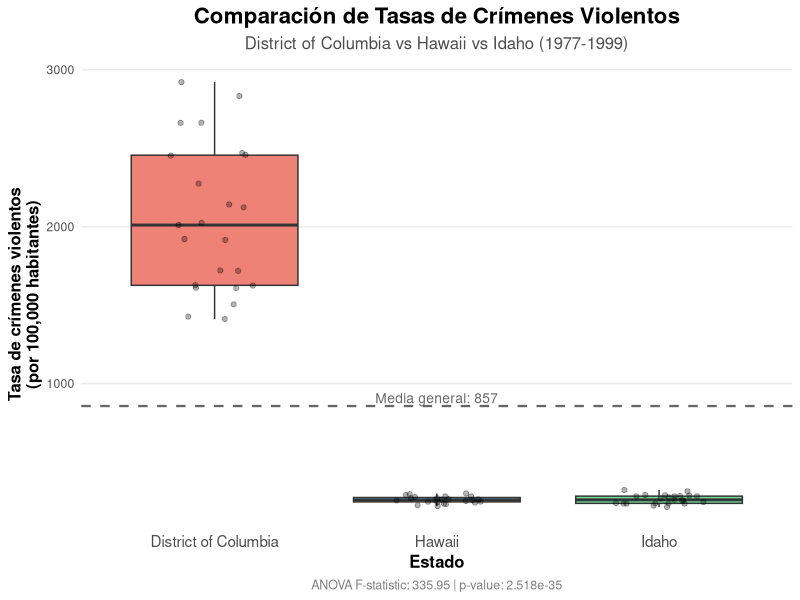
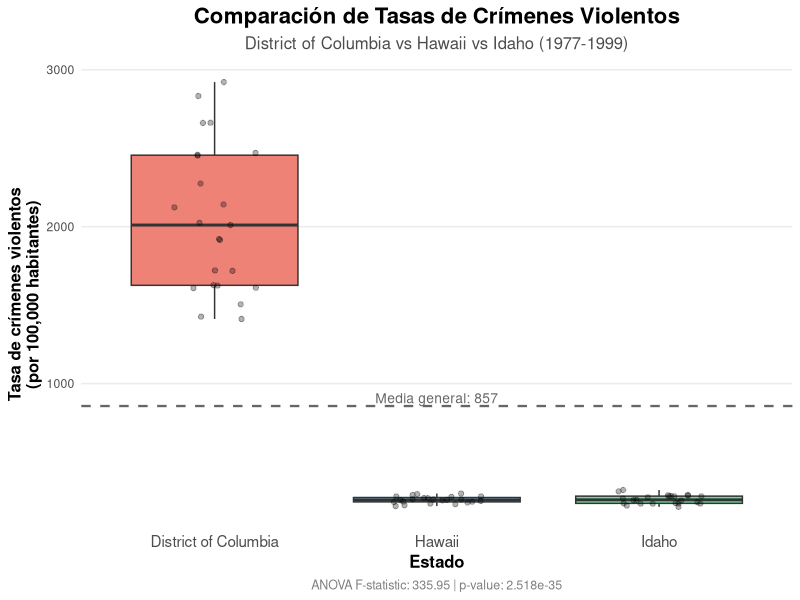

Here is the R script that generated these plots, in order:
# =============================================================================
# ANÁLISIS DE CRIMINALIDAD EN ESTADOS UNIDOS
# Ejercicio: Comparación de Crímenes Violentos entre Estados
# =============================================================================

# Cargar librerías necesarias
library(dplyr)      # Para manipulación de datos
library(ggplot2)    # Para visualización

# =============================================================================
# PASO 1: Leer el archivo crimeUS.csv
# =============================================================================

# Leer el archivo CSV con los datos de criminalidad en 50 estados de USA
# header = TRUE: la primera fila contiene los nombres de columnas
# stringsAsFactors = FALSE: no convertir texto a factores automáticamente
crime_data <- read.csv('crimeUS.csv', 
                       header = TRUE, 
                       stringsAsFactors = FALSE)

cat("\n=== PASO 1: CARGA DE DATOS ===\n")
cat("Dataset cargado exitosamente\n")
cat("Dimensiones:", nrow(crime_data), "filas x", ncol(crime_data), "columnas\n\n")

# Verificar las primeras filas del dataset
cat("Primeras filas del dataset:\n")
head(crime_data, 10)

# Ver estructura del dataset
cat("\nEstructura del dataset:\n")
str(crime_data)

# Verificar columnas relevantes para el ejercicio
cat("\nColumnas clave para el análisis:\n")
cat("- violent: número absoluto de crímenes violentos\n")
cat("- population: población del estado\n")
cat("- state: nombre del estado\n")
cat("- year: año de observación\n\n")


# =============================================================================
# PASO 2: Transformar crímenes violentos a tasa por 100,000 habitantes
# =============================================================================

cat("\n=== PASO 2: CÁLCULO DE TASA DE CRÍMENES VIOLENTOS ===\n\n")

# FÓRMULA: Tasa = (Número de crímenes / Población) * 100,000
# Esto permite comparar estados con diferentes tamaños de población
# de manera justa y estandarizada

# Crear nueva columna con la tasa de crímenes violentos por 100,000 habitantes
crime_data <- crime_data %>%
  mutate(
    violent_rate = (violent / population) * 100000
  )

cat("✓ Nueva columna 'violent_rate' creada exitosamente\n\n")

# Verificar los primeros registros con la nueva columna
cat("Ejemplo de tasas de crímenes violentos (por 100,000 hab):\n")
crime_data %>%
  select(state, year, violent, population, violent_rate) %>%
  head(10) %>%
  print()

# Estadísticas descriptivas de la tasa de criminalidad
cat("\n\nEstadísticas descriptivas de la tasa de crímenes violentos:\n")
cat("================================================\n")
cat("Mínimo:", round(min(crime_data$violent_rate, na.rm = TRUE), 2), "\n")
cat("Media:", round(mean(crime_data$violent_rate, na.rm = TRUE), 2), "\n")
cat("Mediana:", round(median(crime_data$violent_rate, na.rm = TRUE), 2), "\n")
cat("Máximo:", round(max(crime_data$violent_rate, na.rm = TRUE), 2), "\n")
cat("Desviación estándar:", round(sd(crime_data$violent_rate, na.rm = TRUE), 2), "\n\n")


# =============================================================================
# PASO 3: ANOVA - Comparar Alaska, Georgia y Missouri
# =============================================================================

cat("\n=== PASO 3: ANÁLISIS ANOVA - Alaska vs Georgia vs Missouri ===\n\n")

# Filtrar datos solo para los tres estados de interés
# %in% verifica si un valor está en un vector dado
estados_grupo1 <- c("Alaska", "Georgia", "Missouri")

datos_grupo1 <- crime_data %>%
  filter(state %in% estados_grupo1)

cat("Número de observaciones por estado:\n")
table(datos_grupo1$state)
cat("\n")

# Calcular estadísticas descriptivas por estado
cat("Estadísticas descriptivas por estado:\n")
cat("=====================================\n\n")

estadisticas_grupo1 <- datos_grupo1 %>%
  group_by(state) %>%
  summarise(
    n = n(),                                    # Número de observaciones
    media = mean(violent_rate, na.rm = TRUE),  # Media
    mediana = median(violent_rate, na.rm = TRUE),  # Mediana
    sd = sd(violent_rate, na.rm = TRUE),       # Desviación estándar
    min = min(violent_rate, na.rm = TRUE),     # Mínimo
    max = max(violent_rate, na.rm = TRUE),     # Máximo
    .groups = 'drop'
  )

print(estadisticas_grupo1, width = Inf)

# -----------------------------------------------
# Realizar prueba ANOVA de una vía
# -----------------------------------------------

cat("\n\nPRUEBA ANOVA DE UNA VÍA\n")
cat("========================\n\n")

# ANOVA (Analysis of Variance) compara las medias de tres o más grupos
# H0 (hipótesis nula): Las medias de los tres estados son iguales
# H1 (hipótesis alternativa): Al menos una media es diferente

# Realizar ANOVA
# aov(): función para ANOVA
# Formula: variable_respuesta ~ variable_agrupadora
anova_resultado1 <- aov(violent_rate ~ state, data = datos_grupo1)

# Obtener resumen del ANOVA
summary_anova1 <- summary(anova_resultado1)
print(summary_anova1)

# Extraer estadísticos clave
F_statistic <- summary_anova1[[1]][["F value"]][1]
p_value <- summary_anova1[[1]][["Pr(>F)"]][1]

cat("\n\nRESULTADOS CLAVE:\n")
cat("=================\n")
cat("Estadístico F:", round(F_statistic, 4), "\n")
cat("Valor p (p-value):", format(p_value, scientific = FALSE, digits = 6), "\n\n")

# Interpretación del resultado
alpha <- 0.05  # Nivel de significancia estándar

cat("INTERPRETACIÓN (nivel de significancia α = 0.05):\n")
cat("==================================================\n\n")

if(p_value < alpha) {
  cat("✓ p-value < 0.05: RECHAZAMOS la hipótesis nula\n")
  cat("  → Existe una diferencia SIGNIFICATIVA entre las medias\n")
  cat("  → Las tasas de criminalidad violenta NO son iguales entre\n")
  cat("    Alaska, Georgia y Missouri\n")
  cat("  → Los estados tienen niveles de criminalidad estadísticamente diferentes\n\n")
  cat("CONCLUSIÓN: Los resultados SON significativos\n")
} else {
  cat("✗ p-value ≥ 0.05: NO RECHAZAMOS la hipótesis nula\n")
  cat("  → NO hay evidencia suficiente de diferencias significativas\n")
  cat("  → Las tasas de criminalidad violenta son similares entre\n")
  cat("    Alaska, Georgia y Missouri\n\n")
  cat("CONCLUSIÓN: Los resultados NO son significativos\n")
}

# -----------------------------------------------
# Pruebas post-hoc (si hay diferencias significativas)
# -----------------------------------------------

if(p_value < alpha) {
  cat("\n\nPRUEBAS POST-HOC (Comparaciones múltiples de Tukey)\n")
  cat("===================================================\n\n")
  
  # TukeyHSD: prueba de Tukey para comparaciones múltiples
  # Compara todos los pares de estados para ver cuáles son diferentes
  tukey_result1 <- TukeyHSD(anova_resultado1)
  print(tukey_result1)
  
  cat("\nInterpretación de Tukey HSD:\n")
  cat("- 'p adj' < 0.05: diferencia significativa entre ese par de estados\n")
  cat("- 'diff': diferencia entre las medias de los dos estados\n")
  cat("- 'lwr' y 'upr': límites del intervalo de confianza del 95%\n\n")
}


# =============================================================================
# PASO 4: Comparación y Boxplot - District of Columbia, Hawaii e Idaho
# =============================================================================

cat("\n\n=== PASO 4: ANÁLISIS - District of Columbia vs Hawaii vs Idaho ===\n\n")

# Filtrar datos para los tres estados del segundo grupo
estados_grupo2 <- c("District of Columbia", "Hawaii", "Idaho")

datos_grupo2 <- crime_data %>%
  filter(state %in% estados_grupo2)

cat("Número de observaciones por estado:\n")
table(datos_grupo2$state)
cat("\n")

# Calcular estadísticas descriptivas por estado
cat("Estadísticas descriptivas por estado:\n")
cat("=====================================\n\n")

estadisticas_grupo2 <- datos_grupo2 %>%
  group_by(state) %>%
  summarise(
    n = n(),
    media = mean(violent_rate, na.rm = TRUE),
    mediana = median(violent_rate, na.rm = TRUE),
    sd = sd(violent_rate, na.rm = TRUE),
    min = min(violent_rate, na.rm = TRUE),
    max = max(violent_rate, na.rm = TRUE),
    .groups = 'drop'
  )

print(estadisticas_grupo2, width = Inf)

# -----------------------------------------------
# Realizar prueba ANOVA
# -----------------------------------------------

cat("\n\nPRUEBA ANOVA DE UNA VÍA\n")
cat("========================\n\n")

anova_resultado2 <- aov(violent_rate ~ state, data = datos_grupo2)
summary_anova2 <- summary(anova_resultado2)
print(summary_anova2)

# Extraer estadísticos
F_statistic2 <- summary_anova2[[1]][["F value"]][1]
p_value2 <- summary_anova2[[1]][["Pr(>F)"]][1]

cat("\n\nRESULTADOS CLAVE:\n")
cat("=================\n")
cat("Estadístico F:", round(F_statistic2, 4), "\n")
cat("Valor p (p-value):", format(p_value2, scientific = FALSE, digits = 6), "\n\n")

# Interpretación
cat("INTERPRETACIÓN (nivel de significancia α = 0.05):\n")
cat("==================================================\n\n")

if(p_value2 < alpha) {
  cat("✓ p-value < 0.05: RECHAZAMOS la hipótesis nula\n")
  cat("  → Existe una diferencia SIGNIFICATIVA entre las medias\n")
  cat("  → Las tasas de criminalidad violenta NO son iguales entre\n")
  cat("    District of Columbia, Hawaii e Idaho\n\n")
  cat("CONCLUSIÓN: Los resultados SON significativos\n")
} else {
  cat("✗ p-value ≥ 0.05: NO RECHAZAMOS la hipótesis nula\n")
  cat("  → NO hay evidencia suficiente de diferencias significativas\n")
  cat("  → Las tasas de criminalidad violenta son similares entre\n")
  cat("    los tres estados\n\n")
  cat("CONCLUSIÓN: Los resultados NO son significativos\n")
}

# Pruebas post-hoc si hay diferencias
if(p_value2 < alpha) {
  cat("\n\nPRUEBAS POST-HOC (Comparaciones múltiples de Tukey)\n")
  cat("===================================================\n\n")
  
  tukey_result2 <- TukeyHSD(anova_resultado2)
  print(tukey_result2)
}

# -----------------------------------------------
# CREAR BOXPLOT para visualizar diferencias
# -----------------------------------------------

cat("\n\nGENERANDO BOXPLOT...\n")
cat("====================\n\n")

# Convertir state a factor con orden específico para mejor visualización
datos_grupo2$state <- factor(datos_grupo2$state, 
                              levels = c("District of Columbia", "Hawaii", "Idaho"))

# Crear boxplot con ggplot2
# Boxplot muestra:
# - Mediana (línea central)
# - Cuartiles Q1 y Q3 (caja)
# - Rango intercuartílico
# - Valores atípicos (puntos fuera de los bigotes)

boxplot_grupo2 <- ggplot(datos_grupo2, aes(x = state, y = violent_rate, fill = state)) +
  # geom_boxplot: crear el diagrama de caja
  geom_boxplot(alpha = 0.7, outlier.colour = "red", outlier.shape = 16, outlier.size = 3) +
  
  # geom_jitter: agregar puntos individuales con dispersión aleatoria
  geom_jitter(width = 0.2, alpha = 0.3, size = 1.5) +
  
  # Paleta de colores personalizada
  scale_fill_manual(values = c("District of Columbia" = "#E74C3C", 
                                "Hawaii" = "#3498DB", 
                                "Idaho" = "#2ECC71")) +
  
  # Etiquetas y títulos
  labs(
    title = "Comparación de Tasas de Crímenes Violentos",
    subtitle = "District of Columbia vs Hawaii vs Idaho (1977-1999)",
    x = "Estado",
    y = "Tasa de crímenes violentos\n(por 100,000 habitantes)",
    caption = paste0("ANOVA F-statistic: ", round(F_statistic2, 2), 
                     " | p-value: ", format(p_value2, digits = 4))
  ) +
  
  # Tema y estilo
  theme_minimal() +
  theme(
    plot.title = element_text(hjust = 0.5, face = "bold", size = 16),
    plot.subtitle = element_text(hjust = 0.5, size = 12, color = "gray30"),
    axis.text.x = element_text(angle = 0, hjust = 0.5, size = 11),
    axis.title = element_text(size = 12, face = "bold"),
    legend.position = "none",  # Ocultar leyenda (redundante con eje x)
    panel.grid.major.x = element_blank(),
    panel.grid.minor = element_blank(),
    plot.caption = element_text(hjust = 0.5, color = "gray50", size = 9)
  ) +
  
  # Agregar línea horizontal con la media general
  geom_hline(yintercept = mean(datos_grupo2$violent_rate, na.rm = TRUE), 
             linetype = "dashed", color = "gray40", size = 0.8) +
  
  # Agregar anotación con la media
  annotate("text", x = 2, y = mean(datos_grupo2$violent_rate, na.rm = TRUE) + 50,
           label = paste("Media general:", round(mean(datos_grupo2$violent_rate), 1)),
           color = "gray40", size = 3.5)

# Mostrar el gráfico
print(boxplot_grupo2)

# Guardar el gráfico en alta resolución
ggsave(filename = "boxplot_crimenes_violentos.png", 
       plot = boxplot_grupo2,
       width = 10, 
       height = 7, 
       units = "in", 
       dpi = 300)

cat("✓ Boxplot guardado como 'boxplot_crimenes_violentos.png'\n\n")


# =============================================================================
# RESUMEN COMPARATIVO FINAL
# =============================================================================

cat("\n\n=== RESUMEN COMPARATIVO FINAL ===\n")
cat("==================================\n\n")

# Crear tabla comparativa
tabla_comparativa <- data.frame(
  Grupo = c("Grupo 1", "Grupo 2"),
  Estados = c("Alaska, Georgia, Missouri", 
              "District of Columbia, Hawaii, Idaho"),
  F_Statistic = c(round(F_statistic, 4), round(F_statistic2, 4)),
  P_Value = c(format(p_value, scientific = FALSE, digits = 6), 
              format(p_value2, scientific = FALSE, digits = 6)),
  Significativo = c(
    ifelse(p_value < alpha, "Sí (p < 0.05)", "No (p ≥ 0.05)"),
    ifelse(p_value2 < alpha, "Sí (p < 0.05)", "No (p ≥ 0.05)")
  )
)

print(tabla_comparativa, row.names = FALSE)

cat("\n\nINTERPRETACIÓN GENERAL:\n")
cat("=======================\n\n")

cat("GRUPO 1 (Alaska, Georgia, Missouri):\n")
if(p_value < alpha) {
  cat("- Existen diferencias SIGNIFICATIVAS en las tasas de criminalidad\n")
  cat("- Los estados tienen perfiles de criminalidad distintos\n")
} else {
  cat("- NO hay diferencias significativas en las tasas de criminalidad\n")
  cat("- Los estados tienen perfiles de criminalidad similares\n")
}

cat("\nGRUPO 2 (District of Columbia, Hawaii, Idaho):\n")
if(p_value2 < alpha) {
  cat("- Existen diferencias SIGNIFICATIVAS en las tasas de criminalidad\n")
  cat("- Los estados tienen perfiles de criminalidad distintos\n")
  
  # Identificar el estado con mayor y menor tasa
  estado_max <- estadisticas_grupo2$state[which.max(estadisticas_grupo2$media)]
  estado_min <- estadisticas_grupo2$state[which.min(estadisticas_grupo2$media)]
  
  cat("- ", estado_max, " tiene la tasa MÁS ALTA de criminalidad\n", sep="")
  cat("- ", estado_min, " tiene la tasa MÁS BAJA de criminalidad\n", sep="")
} else {
  cat("- NO hay diferencias significativas en las tasas de criminalidad\n")
  cat("- Los estados tienen perfiles de criminalidad similares\n")
}

cat("\n\nNOTAS METODOLÓGICAS:\n")
cat("====================\n")
cat("1. ANOVA evalúa si hay diferencias entre las MEDIAS de los grupos\n")
cat("2. Un p-value < 0.05 indica diferencias estadísticamente significativas\n")
cat("3. Las pruebas post-hoc (Tukey HSD) identifican qué pares de estados difieren\n")
cat("4. El boxplot visualiza la distribución y dispersión de los datos\n")
cat("5. La tasa por 100,000 habitantes permite comparaciones justas entre estados\n")

cat("\n\n===========================================\n")
cat("✓ ANÁLISIS COMPLETADO EXITOSAMENTE\n")
cat("===========================================\n\n")